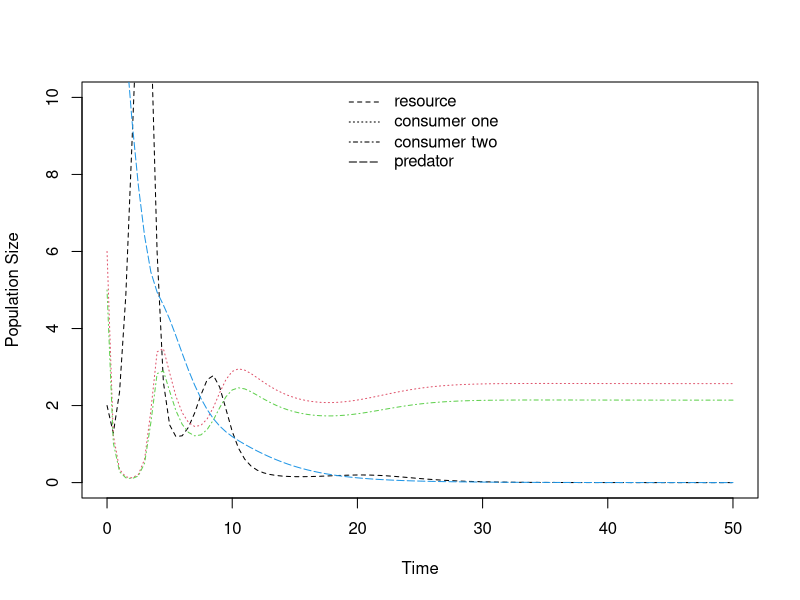
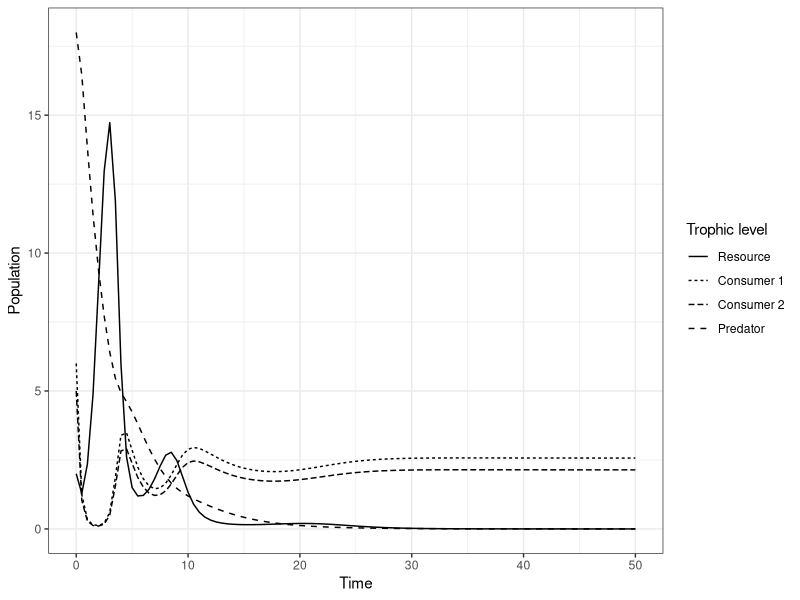

Generate these figures, in order, with R:
library(deSolve)
library(ggplot2)
#From Abrams 1993. Effect of Increased Productivity on the Abundances of Trophic Levels.
#The American Naturalist, Vol. 141, No. 3. (Mar., 1993), pp. 351-371
#URL: http://links.jstor.org/sici?sici=0003-0147%28199303%29141%3A3%3C351%3AEOIPOT%3E2.0.CO%3B2-%23
#Model based on figure 2.21.

####FUNCTION####
predprey.log.prey <- function(t, y, params) {
  R <- y[1]
  C1 <- y[2]
  C2 <- y[3]
  P <- y[4]
  
  with(as.list(params), {
    dR.dt <- r * R * (1 - R / k) - a1 * R * C1 - a2 * R * C2
    dC1.dt <- e1 * a1 * R * C1 - a3 * C1 * P
    dC2.dt <- e2 * a2 * R * C2 - a4 * C2 * P
    dP.dt <-  e3 * a3 * C1 * P + e4 * a4 * C2 * P - d * P
    return(list(c(dR.dt, dC1.dt, dC2.dt, dP.dt)))
  })
}

r <- 2 #Intrinsic growth of resource (logistic)
e1 <- 0.5 #Efficacy of take-up from resource to consumer 1
e2 <- 0.5 #Efficacy of take-up from resource to consumer 2
e3 <- 0.2 #Efficacy of take-up from consumer 1 to predator
e4 <- 0.2 #Efficacy of take-up from consumer 2 to predator

a1 <- 0.5 #Attack rate of consumer 1 on resource
a2 <- 0.5 #Attack rate of consumer 2 on resource
a3 <- 0.2 #Attack rate of predator on consumer 1
a4 <- 0.2 #Attack rate of predator on consumer 2

d <- 0.4 #Death rate (of predator)
k <- 20 #Carrying capacity of resource

R0 <- 2 #Initial resource population
C10 <- 6 #Initial consumer 1 population
C20 <- 5 #Initial consumer 2 population
P0 <- 18 #Initial predator population
params.log.prey1 <- c(r = r, e1 = e1, e2 = e2, e3 = e3, e4 = e4, a1 = a1, a2 = a2, a3 = a3, a4 = a4, d = d, k = k)
MaxTime <- 50
Time <- seq(0, MaxTime, by = 0.5)
log.prey.out <- ode(c(R0, C10, C20, P0), Time, predprey.log.prey, params.log.prey1)

####PLOTTING####
matplot(Time, (log.prey.out[, 2:5]), type = "l", lty = 2:5, col = c(1, 2, 3, 4), ylab = "Population Size", xlab="Time", ylim = c(0,10))
legend("top", c(expression("resource"), expression("consumer one"), expression("consumer two"), expression("predator")), lty = 2:5, bty = "n")

####PLOT WITH GGOPLOT####
library(ggplot2)
library(tidyr)
#Reshape to long format
log.prey.out <- as.data.frame(log.prey.out)
log.prey.out$time <- as.numeric(log.prey.out$time)
log.prey.out <- gather(log.prey.out, key = "Trophic level", value = "Population_size", -time)
#Plot
ggplot(data = log.prey.out, aes(x = time, y = Population_size, linetype = `Trophic level`)) +
  geom_line() +
  theme_bw() + 
  labs(x = "Time", y = "Population") +
  scale_linetype_discrete(labels=c('Resource', 'Consumer 1','Consumer 2', 'Predator'))
